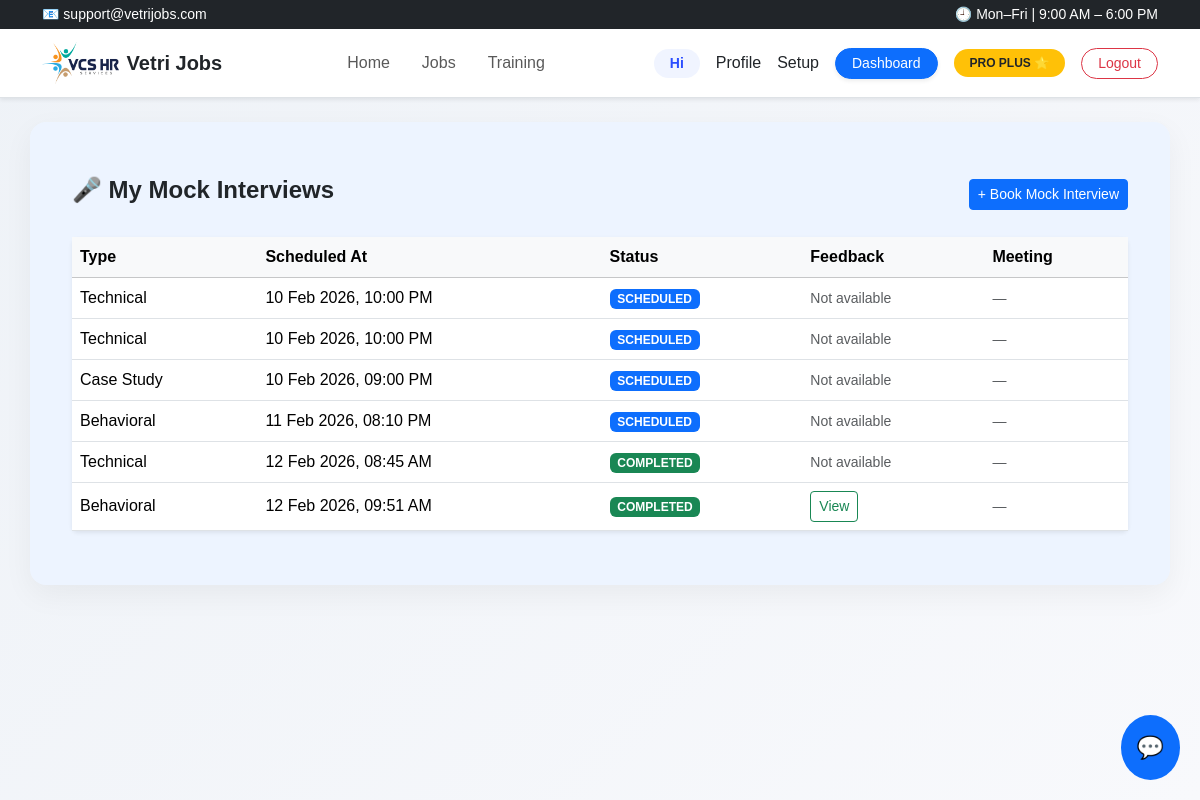
Before: /mock-interviews/my/ (signed in) with the older database file.
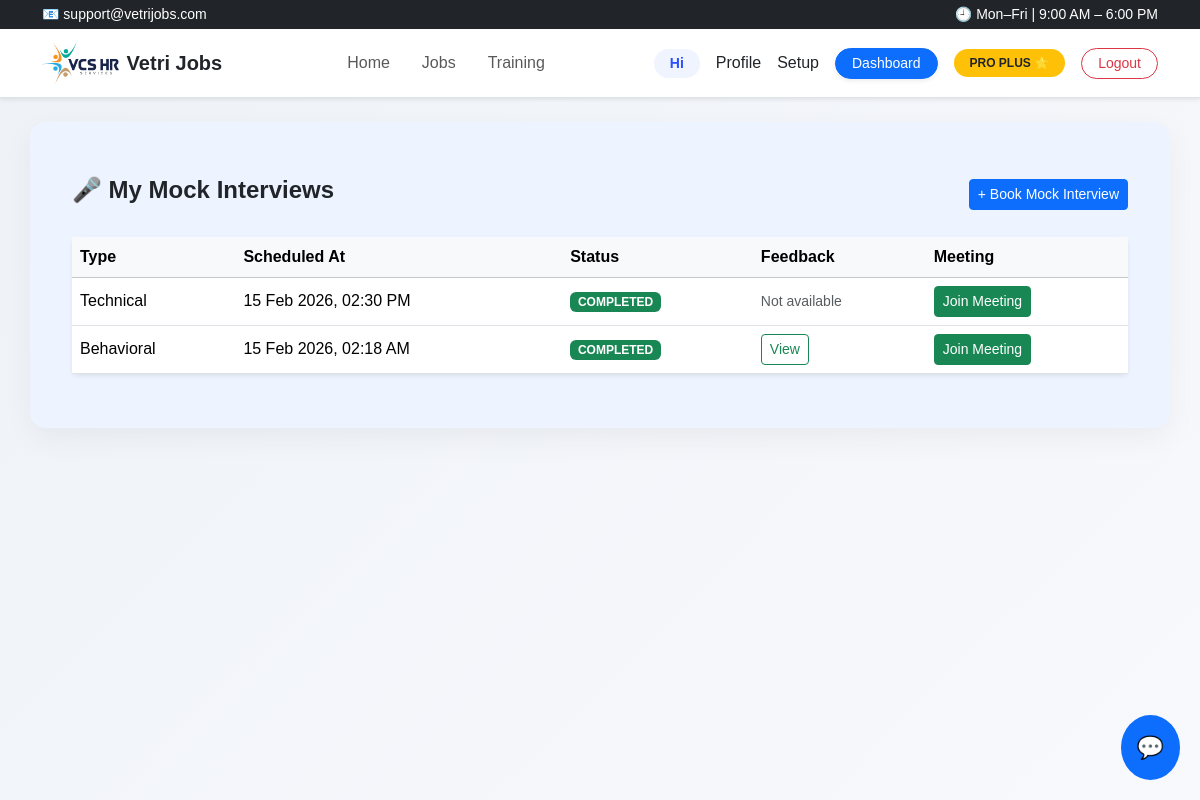
After: the same page with the newer database file.
### mock_interviews/models.py (models this page shows, shortened)
class MockInterview(models.Model):
    INTERVIEW_TYPE_CHOICES = [
        ('TECH', 'Technical'),
        ('BEHAV', 'Behavioral'),
        ('CASE', 'Case Study'),
    ]
    STATUS_CHOICES = [
        ('PENDING', 'Pending'),      # NEW
        ('ASSIGNED', 'Assigned'),
        ('SCHEDULED', 'Scheduled'),
        ('COMPLETED', 'Completed'),
        ('CANCELLED', 'Cancelled'),
    ]
    user = models.ForeignKey(User, on_delete=models.CASCADE)
    consultant = models.ForeignKey(
        User,
        on_delete=models.SET_NULL,
        null=True,
        blank=True,
        related_name="mock_interviews_taken",
        limit_choices_to={'userprofile__role': 'CONSULTANT'}
    )
    interview_type = models.CharField(
        max_length=10,
        choices=INTERVIEW_TYPE_CHOICES
    )
    scheduled_at = models.DateTimeField()
    status = models.CharField(
        max_length=20,
        choices=STATUS_CHOICES,
        default='PENDING'
    )
    feedback = models.TextField(blank=True)
    rating = models.IntegerField(null=True, blank=True)
    created_at = models.DateTimeField(auto_now_add=True)
    completed_at = models.DateTimeField(null=True, blank=True)
    meeting_link = models.URLField(null=True, blank=True)

### mock_interviews/views.py (the view)
# urls.py: path("my/", views.my_mock_interviews, name="my_interviews"),
@login_required
def my_mock_interviews(request):
    interviews = MockInterview.objects.filter(user=request.user)
    return render(request, "mock_interviews/my_interviews.html", {
        "interviews": interviews
    })

### templates/mock_interviews/my_interviews.html (shortened to what this page needs)
{% extends "base.html" %}
{% block content %}
<div class="container my-4">
  <div class="d-flex justify-content-between align-items-center mb-4">
    <h4 class="fw-semibold">🎤 My Mock Interviews</h4>
    <a href="{% url 'mock_interviews:book' %}"
       class="btn btn-primary btn-sm">
      + Book Mock Interview
    </a>
  </div>
  {% if interviews %}
    <div class="card shadow-sm border-0">
      <div class="table-responsive">
        <table class="table align-middle mb-0">
          <thead class="table-light">
            <tr>
              <th>Type</th>
              <th>Scheduled At</th>
              <th>Status</th>
              <th>Feedback</th>
              <th>Meeting</th>
            </tr>
          </thead>
          <tbody>
            {% for interview in interviews %}
            <tr>
              <td>{{ interview.get_interview_type_display }}</td>
              <td>
                {{ interview.scheduled_at|date:"d M Y, h:i A" }}
              </td>
              <td>
                <span class="badge
                  {% if interview.status == 'COMPLETED' %}bg-success
                  {% elif interview.status == 'SCHEDULED' %}bg-primary
                  {% elif interview.status == 'PENDING' %}bg-warning text-dark
                  {% elif interview.status == 'CANCELLED' %}bg-danger
                  {% else %}bg-secondary{% endif %}">
                  {{ interview.status }}
                </span>
              </td>
              <td>
                {% if interview.feedback %}
                  <button class="btn btn-outline-success btn-sm"
                          data-bs-toggle="modal"
                          data-bs-target="#feedbackModal{{ interview.id }}">
                    View
                  </button>
                {% else %}
                  <span class="text-muted small">
                    Not available
                  </span>
                {% endif %}
              </td>
              <td>
                {% if interview.meeting_link %}
                  <a href="{{ interview.meeting_link }}"
                     target="_blank"
                     class="btn btn-success btn-sm">
                    Join Meeting
                  </a>
                {% else %}
                  <span class="text-muted small">
                    —
                  </span>
                {% endif %}
              </td>
            </tr>
            {% endfor %}
          </tbody>
        </table>
      </div>
    </div>
  {% else %}
    <div class="alert alert-info shadow-sm">
      No mock interviews booked yet.
    </div>
  {% endif %}
</div>
{% endblock %}

### templates/base.html (shortened to what this page needs)
{% load static %}
<!DOCTYPE html>
<html lang="en">
<head>
  <link href="https://cdn.jsdelivr.net/npm/bootstrap@5.3.2/dist/css/bootstrap.min.css" rel="stylesheet">
  <link rel="stylesheet" href="{% static 'chatbot/chat.css' %}">
</head>
<body>
  {% include 'includes/navbar.html' %}
  <main class="container my-4">
    {% block content %}{% endblock %}
  </main>
  {% include "chatbot/chat_widget.html" %}
</body>
</html>

### templates/includes/navbar.html (shortened to what this page needs)
{% load static %}
{% load socialaccount %}
<div class="bg-dark text-white py-1 d-none d-md-block">
  <div class="container d-flex justify-content-between small">
    <span>📧 support@vetrijobs.com</span>
    <span>🕘 Mon–Fri | 9:00 AM – 6:00 PM</span>
  </div>
</div>
<nav class="navbar navbar-expand-lg navbar-light bg-white shadow-sm sticky-top py-2 border-bottom"
     style="backdrop-filter: blur(8px); background: rgba(255,255,255,0.95);">
  <div class="container">
    <a class="navbar-brand d-flex align-items-center gap-2 fw-bold text-dark"
       href="{% url 'home' %}">
      <img src="{% static 'images/logo.png' %}" alt="Logo" height="42">
      <span class="fs-5">Vetri Jobs</span>
    </a>
    <div class="collapse navbar-collapse" id="mainNavbar">
      <ul class="navbar-nav mx-auto gap-3">
        <li class="nav-item">
          <a class="nav-link fw-medium px-2
             {% if request.path == '/home/' %}text-primary border-bottom border-2 border-primary{% endif %}"
             href="{% url 'home' %}">
            Home
          </a>
        </li>
        <li class="nav-item">
          <a class="nav-link fw-medium px-2
             {% if '/jobs' in request.path %}text-primary border-bottom border-2 border-primary{% endif %}"
             href="{% url 'jobs:list' %}">
            Jobs
          </a>
        </li>
        <li class="nav-item">
          <a class="nav-link fw-medium px-2
             {% if '/training/' in request.path %}text-primary border-bottom border-2 border-primary{% endif %}"
             href="{% url 'training:home' %}">
            Training
          </a>
        </li>
      </ul>
      <div class="d-flex align-items-center gap-3">
{% if user.is_authenticated %}
  <div class="px-3 py-1 rounded-pill small fw-semibold"
       style="background:#f0f4ff; color:#2b4eff;">
    {% if user.is_authenticated %}
    Hi {{ user.first_name|title }}
{% endif %}
  </div>
  {% if user.is_superuser %}
      <a href="{% url 'dashboard:admin' %}"
         class="btn btn-outline-dark btn-sm rounded-pill px-3">
        Admin Panel
      </a>
  {% elif user.profile.role == "CONSULTANT" %}
      <a href="{% url 'mock_interviews:consultant_dashboard' %}"
         class="btn btn-outline-primary btn-sm rounded-pill px-3">
        Consultant Dashboard
      </a>
  {% else %}
      <a href="{% url 'profiles:view' %}"
         class="nav-link fw-medium">
        Profile
      </a>
      <a href="{% url 'profiles:setup' %}"
         class="nav-link fw-medium">
        Setup
      </a>
      <a href="{% url 'dashboard:user' %}"
         class="btn btn-primary btn-sm rounded-pill px-3 shadow-sm">
        Dashboard
      </a>
      {% with sub=user.subscription|default_if_none:"" %}
        {% if sub and sub.plan == "FREE" %}
          <a href="{% url 'subscriptions:plan_select' %}"
             class="btn btn-warning btn-sm fw-semibold rounded-pill px-3 shadow-sm">
            Upgrade
          </a>
        {% elif sub and sub.plan == "PRO" %}
          <span class="badge bg-success rounded-pill px-3 py-2">
            PRO ✓
          </span>
        {% elif sub and sub.plan == "PRO_PLUS" %}
          <span class="badge bg-warning text-dark rounded-pill px-3 py-2">
            PRO PLUS ⭐
          </span>
        {% else %}
          <a href="{% url 'subscriptions:plan_select' %}"
             class="btn btn-outline-primary btn-sm rounded-pill px-3">
            Choose Plan
          </a>
        {% endif %}
      {% endwith %}
  {% endif %}
  <form method="post" action="{% url 'account_logout' %}">
    <button type="submit"
            class="btn btn-outline-danger btn-sm rounded-pill px-3">
      Logout
    </button>
  </form>
{% endif %}
</div>
    </div>
  </div>
</nav>

### chatbot/templates/chatbot/chat_widget.html (shortened to what this page needs)
<div id="chatbot-toggle">💬</div>

### static/chatbot/chat.css (style rules this page uses)
#chatbot-toggle { position: fixed; bottom: 20px; right: 20px; background: #0d6efd; color: white; padding: 16px; border-radius: 50%; font-size: 22px; cursor: pointer; z-index: 9999; }

### templates/base.html (style rules this page uses)
body { font-family: 'Poppins', sans-serif; background: linear-gradient(135deg, #eef2f7, #f8f9fc); min-height: 100vh; }
main.container { background: #edf4ff; padding: 30px; border-radius: 16px; box-shadow: 0 10px 30px rgba(0,0,0,0.05); backdrop-filter: blur(6px); }

Changed rows visible on the page:
removed MockInterview: interview_type "Technical", scheduled_at "10 Feb 2026, 10:00 PM", status "SCHEDULED", feedback "Not available"
removed MockInterview: interview_type "Technical", scheduled_at "10 Feb 2026, 10:00 PM", status "SCHEDULED", feedback "Not available"
removed MockInterview: interview_type "Case Study", scheduled_at "10 Feb 2026, 09:00 PM", status "SCHEDULED", feedback "Not available"
removed MockInterview: interview_type "Behavioral", scheduled_at "11 Feb 2026, 08:10 PM", status "SCHEDULED", feedback "Not available"
removed MockInterview: interview_type "Technical", scheduled_at "12 Feb 2026, 08:45 AM", status "COMPLETED", feedback "Not available"
removed MockInterview: interview_type "Behavioral", scheduled_at "12 Feb 2026, 09:51 AM", status "COMPLETED"
added MockInterview: interview_type "Technical", scheduled_at "15 Feb 2026, 02:30 PM", status "COMPLETED", feedback "Not available"
added MockInterview: interview_type "Behavioral", scheduled_at "15 Feb 2026, 02:18 AM", status "COMPLETED"
